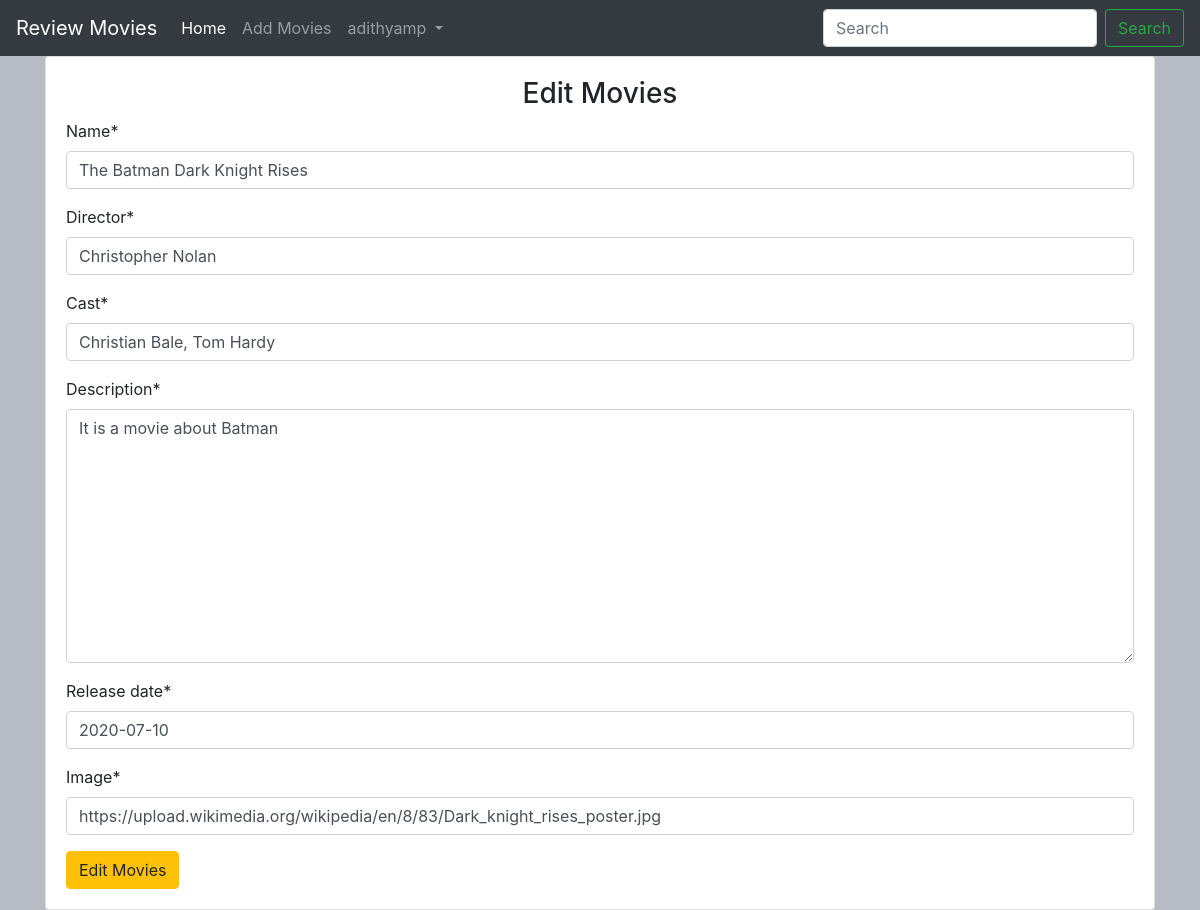
Page /editmovies/1/ (signed in) on the committed database.
### main/models.py (models this page shows, shortened)
class Movie(models.Model):
    name = models.CharField(max_length=300)
    director = models.CharField(max_length=300)
    cast = models.CharField(max_length=800)
    description = models.TextField(max_length=5000)
    release_date = models.DateField()
    averageRating = models.FloatField(default=0)
    image = models.URLField(default=None, null=True)

### main/views.py (the view)
# urls.py: path('editmovies/<int:id>/', views.edit_movies, name='edit_movies'),
def edit_movies(request, id):
    if request.user.is_authenticated:
        if request.user.is_superuser:
            movie = Movie.objects.get(id=id)
            if request.method == "POST":
                form = MovieForm(request.POST or None, instance=movie)
                if form.is_valid():
                    data = form.save(commit=False)
                    data.save()
                    return redirect("main:detail", id)
            else:
                form = MovieForm(instance=movie)
            return render(request, "main/addmovies.html", {"form": form, "controller": "Edit Movies"})
        else:
            return redirect("main:home")
    return redirect("accounts:login")

### main/forms.py
class MovieForm(forms.ModelForm):
    class Meta:
        model = Movie
        fields = ('name', 'director', 'cast', 'description', 'release_date', 'image')

### main/templates/main/addmovies.html (shortened to what this page needs)
{% extends 'main/base.html' %}
{% load crispy_forms_tags %}
{% block content %}
<div class="container">
    <div class="card">
        <div class="card-body">
            <h3 class="text-center">
                {{ controller }}
            </h3>
            <form action="" method="POST">
                {{ form | crispy }}
                <input type="submit" value="{{ controller }}" class="btn btn-warning">
            </form>
        </div>
    </div>
</div>
{% endblock %}

### main/templates/main/base.html (shortened to what this page needs)
<!doctype html>
<html lang="en">
  <head>
    <link rel="stylesheet" href="https://maxcdn.bootstrapcdn.com/bootstrap/4.0.0/css/bootstrap.min.css">
    {% load staticfiles %}
    <link rel="stylesheet" href="{% static 'css/main.css' %}">
  </head>
  <body>
<nav class="navbar navbar-expand-lg navbar-dark bg-dark text-white">
  <a class="navbar-brand" href="{% url 'main:home' %}">Review Movies</a>
  <div class="collapse navbar-collapse" id="navbarSupportedContent">
    <ul class="navbar-nav mr-auto">
      <li class="nav-item active">
        <a class="nav-link" href="{% url 'main:home' %}">Home <span class="sr-only">(current)</span></a>
      </li>
      {% if user.is_authenticated %}
         {% if user.is_superuser %}
            <li class="nav-item">
              <a class="nav-link" href="{% url 'main:add_movies' %}">Add Movies</a>
            </li>
         {% endif %}
      {% endif %}
      {% if user.is_authenticated %}
      <li class="nav-item dropdown">
        <a class="nav-link dropdown-toggle" href="#" id="navbarDropdown" role="button" data-toggle="dropdown" aria-haspopup="true" aria-expanded="false">
          {{user.username}}
        </a>
      </li>
      {% endif %}
    </ul>
    <form class="form-inline my-2 my-lg-0" method="GET" action="{% url 'main:home' %}">
      <input class="form-control mr-sm-2" type="search" placeholder="Search" aria-label="Search" name="title">
      <button class="btn btn-outline-success my-2 my-sm-0" type="submit">Search</button>
    </form>
  </div>
</nav>
    {% block content %}
    {% endblock %}
  </body>
</html>

### main/static/css/main.css (style rules this page uses)
body { background-color: #b8bcc4; }

### rows in the picture
Movie: name "The Batman Dark Knight Rises", director "Christopher Nolan", cast "Christian Bale, Tom Hardy", description "It is a movie about Batman", release_date "2020-07-10", image "https://upload.wikimedia.org/wikipedia/en/8/83/Dark_knight_rises_poster.jpg"

### other values in the picture
{{ user.username }} "adithyamp"
{{ controller }} "Edit Movies"
